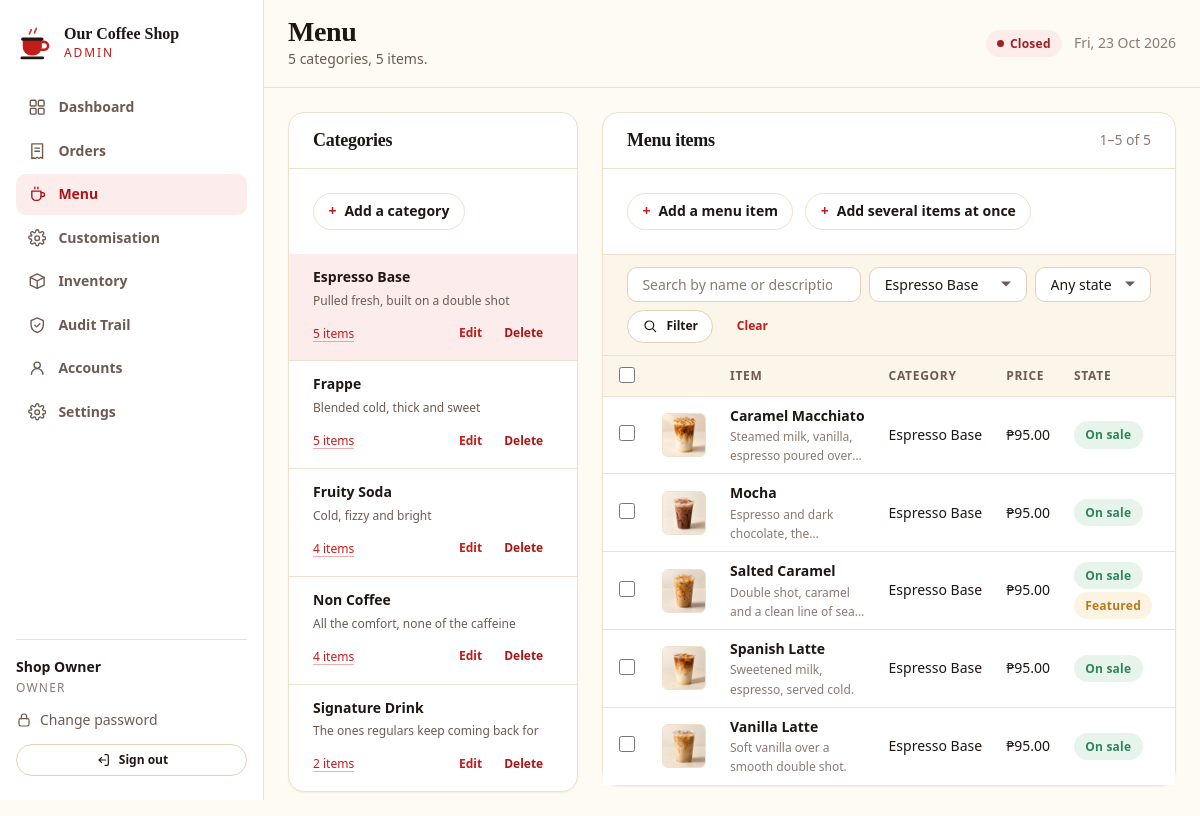
The app's page /admin-site/menu.php?category=1 (signed in) with its own data.
### tables this page shows
CREATE TABLE `categories` (
  `id`          INT UNSIGNED NOT NULL AUTO_INCREMENT,
  `name`        VARCHAR(80)  NOT NULL,
  `slug`        VARCHAR(80)  NOT NULL,
  `description` VARCHAR(255) NULL,
  `sort_order`  SMALLINT     NOT NULL DEFAULT 0,
  `is_active`   TINYINT(1)   NOT NULL DEFAULT 1,
  `created_at`  TIMESTAMP    NOT NULL DEFAULT CURRENT_TIMESTAMP,
  PRIMARY KEY (`id`),
  UNIQUE KEY `uq_category_slug` (`slug`),
  KEY `idx_category_sort` (`sort_order`)
);

CREATE TABLE `products` (
  `id`            INT UNSIGNED NOT NULL AUTO_INCREMENT,
  `category_id`   INT UNSIGNED NOT NULL,
  `name`          VARCHAR(120) NOT NULL,
  `slug`          VARCHAR(140) NOT NULL,
  `description`   VARCHAR(400) NULL,
  `price`         DECIMAL(10,2) NOT NULL,
  `image_path`    VARCHAR(255) NULL,
  `is_available`  TINYINT(1)   NOT NULL DEFAULT 1,
  `is_featured`   TINYINT(1)   NOT NULL DEFAULT 0,
  `sort_order`    SMALLINT     NOT NULL DEFAULT 0,
  `created_at`    TIMESTAMP    NOT NULL DEFAULT CURRENT_TIMESTAMP,
  `updated_at`    TIMESTAMP    NOT NULL DEFAULT CURRENT_TIMESTAMP ON UPDATE CURRENT_TIMESTAMP,
  PRIMARY KEY (`id`),
  UNIQUE KEY `uq_product_slug` (`slug`),
  KEY `idx_product_category` (`category_id`),
  KEY `idx_product_available` (`is_available`),
  CONSTRAINT `fk_product_category` FOREIGN KEY (`category_id`)
    REFERENCES `categories` (`id`) ON DELETE CASCADE ON UPDATE CASCADE
);

### shared/db.php (called while the page is built, shortened)
<?php
function db(): PDO
{
    static $pdo = null;
    if ($pdo instanceof PDO) {
        return $pdo;
    }
    $dsn = sprintf(
        'mysql:host=%s;port=%d;dbname=%s;charset=%s',
        DB_HOST,
        DB_PORT,
        DB_NAME,
        DB_CHARSET
    );
    try {
        $pdo = new PDO($dsn, DB_USER, DB_PASS, [
            PDO::ATTR_ERRMODE            => PDO::ERRMODE_EXCEPTION,
            PDO::ATTR_DEFAULT_FETCH_MODE => PDO::FETCH_ASSOC,
            PDO::ATTR_EMULATE_PREPARES   => false,
            PDO::ATTR_STRINGIFY_FETCHES  => false,
        ]);
        $offset = (new DateTime('now', new DateTimeZone(date_default_timezone_get())))->format('P');
        $pdo->exec("SET time_zone = '" . $offset . "'");
    } catch (PDOException $e) {
        error_log('Database connection failed: ' . $e->getMessage());
        if (APP_DEBUG) {
            throw $e;
        }
        http_response_code(503);
        exit('The system is temporarily unavailable. Please try again in a moment.');
    }
    return $pdo;
}
function db_query(string $sql, array $params = []): PDOStatement
{
    $stmt = db()->prepare($sql);
    $stmt->execute($params);
    return $stmt;
}
function db_all(string $sql, array $params = []): array
{
    return db_query($sql, $params)->fetchAll();
}
function db_value(string $sql, array $params = []): mixed
{
    $value = db_query($sql, $params)->fetchColumn();
    return $value === false ? null : $value;
}

### shared/helpers.php (called while the page is built, shortened)
<?php
function e(?string $value): string
{
    return htmlspecialchars($value ?? '', ENT_QUOTES | ENT_SUBSTITUTE, 'UTF-8');
}
function peso(float|string|int $amount): string
{
    return '₱' . number_format((float) $amount, 2);
}
function get_int(string $key, int $default = 0): int
{
    $value = filter_input(INPUT_GET, $key, FILTER_VALIDATE_INT);
    return is_int($value) ? $value : $default;
}
function get_string(string $key, string $default = ''): string
{
    $value = $_GET[$key] ?? $default;
    return is_string($value) ? trim($value) : $default;
}

### admin-site/menu.php (the view, shortened to what this page needs)
<?php
require_once __DIR__ . '/partials/layout.php';
$categories = db_all(
    'SELECT c.*, (SELECT COUNT(*) FROM products p WHERE p.category_id = c.id) AS product_count
     FROM categories c ORDER BY c.name ASC'
);
$categoryFilter = get_int('category');
$search         = get_string('q');
$stateFilter    = get_string('state');
$productParams = [];
$conditions    = [];
if ($categoryFilter > 0) {
    $conditions[]    = 'p.category_id = ?';
    $productParams[] = $categoryFilter;
}
$productWhere = $conditions === [] ? '' : ' WHERE ' . implode(' AND ', $conditions);
$totalProducts = (int) db_value(
    'SELECT COUNT(*) FROM products p JOIN categories c ON c.id = p.category_id' . $productWhere,
    $productParams
);
$totalPages = max(1, (int) ceil($totalProducts / PER_PAGE));
$page       = max(1, min($totalPages, get_int('page', 1)));
$offset     = ($page - 1) * PER_PAGE;
$products = db_all(
    'SELECT p.*, c.name AS category_name
     FROM products p
     JOIN categories c ON c.id = p.category_id' . $productWhere . '
     ORDER BY c.name ASC, p.name ASC
     LIMIT ' . PER_PAGE . ' OFFSET ' . $offset,
    $productParams
);
$filterQuery = array_filter([
    'category' => $categoryFilter > 0 ? $categoryFilter : null,
    'q'        => $search !== '' ? $search : null,
    'state'    => $stateFilter !== '' ? $stateFilter : null,
]);
$hasFilters = $filterQuery !== [];
$editUrl = static function (string $key, int $id) use ($filterQuery): string {
    return admin_url('menu.php') . '?' . http_build_query($filterQuery + [$key => $id]);
};
$editCategory = null;
$editProduct = null;
?>
<div class="menu-grid" id="menu-live" data-live-region>
  <section class="card">
    <div class="card-header"><h2>Categories</h2></div>
    <div class="card-body" id="category-form">
      <details class="form-fold"<?= $editCategory ? ' open' : '' ?>
               <?= $editCategory ? 'data-edit-modal="Edit category"' : '' ?>>
        <summary><?= $editCategory ? 'Edit category' : 'Add a category' ?></summary>
      </details>
    </div>
    <?php if ($categories === []): ?>
      <div class="empty">
        <?= admin_icon('icon-box', 'empty-icon') ?>
        <h3>No categories yet</h3>
        <p class="mb-0">Add one below before adding drinks.</p>
      </div>
    <?php else: ?>
      <ul class="cat-list">
        <?php foreach ($categories as $category): ?>
          <li class="cat-item<?= (int) $category['id'] === $categoryFilter ? ' is-filtered' : '' ?>">
            <div class="cat-top">
              <span class="cat-name"><?= e((string) $category['name']) ?></span>
            </div>
            <?php if (!empty($category['description'])): ?>
              <p class="cat-desc"><?= e((string) $category['description']) ?></p>
            <?php endif; ?>
            <div class="cat-foot">
              <span class="cat-meta">
                <a href="<?= e(admin_url('menu.php')) ?>?category=<?= (int) $category['id'] ?>">
                  <?= (int) $category['product_count'] ?> item<?= (int) $category['product_count'] === 1 ? '' : 's' ?>
                </a>
              </span>
              <span class="cat-actions">
                <a class="btn btn-sm btn-ghost"
                   href="<?= e($editUrl('edit_category', (int) $category['id'])) ?>#category-form"
                   data-edit-dialog="Edit category" data-edit-from="#category-form">Edit</a>
                <form method="post" action="<?= e(admin_url('menu.php')) ?>" class="inline-form" data-no-guard
                        data-live-form="#menu-live">
                  <button type="submit" class="btn btn-sm btn-ghost btn-danger-text"
                          data-confirm="Remove the category &quot;<?= e((string) $category['name']) ?>&quot;?">
                    Delete
                  </button>
                </form>
              </span>
            </div>
          </li>
        <?php endforeach; ?>
      </ul>
    <?php endif; ?>
  </section>
  <section class="card">
    <div class="card-header">
      <h2>Menu items</h2>
      <span class="small subtle">
        <?php if ($totalProducts === 0): ?>
          none
        <?php else: ?>
          <?= $offset + 1 ?>&ndash;<?= min($offset + PER_PAGE, $totalProducts) ?> of <?= $totalProducts ?>
        <?php endif; ?>
      </span>
    </div>
    <div class="card-body menu-actions" id="product-form">
      <details class="form-fold"<?= $editProduct ? ' open' : '' ?>
               <?= $editProduct ? 'data-edit-modal="Edit menu item"' : '' ?>>
        <summary><?= $editProduct ? 'Edit menu item' : 'Add a menu item' ?></summary>
      </details>
      <?php if ($categories !== []): ?>
      <details class="form-fold">
        <summary>Add several items at once</summary>
      </details>
      <?php endif; ?>
    </div>
    <form class="filter-bar" method="get" action="<?= e(admin_url('menu.php')) ?>" data-no-guard>
      <div class="filter-field filter-grow">
        <input class="input" type="search" id="filter_q" name="q" value="<?= e($search) ?>" autocomplete="off"
               placeholder="Search by name or description">
      </div>
      <div class="filter-field">
        <select class="select" id="filter_category" name="category">
          <?php foreach ($categories as $category): ?>
            <option value="<?= (int) $category['id'] ?>"
                    <?= $categoryFilter === (int) $category['id'] ? 'selected' : '' ?>>
              <?= e((string) $category['name']) ?>
            </option>
          <?php endforeach; ?>
        </select>
      </div>
      <div class="filter-field">
        <select class="select" id="filter_state" name="state">
          <option value="">Any state</option>
        </select>
      </div>
      <button type="submit" class="btn btn-sm btn-secondary">
        <?= admin_icon('icon-search', 'icon-sm') ?> Filter
      </button>
      <?php if ($hasFilters): ?>
        <a class="btn btn-sm btn-ghost" href="<?= e(admin_url('menu.php')) ?>">Clear</a>
      <?php endif; ?>
    </form>
    <?php if ($products === []): ?>
      <div class="empty">
        <?= admin_icon('icon-cup', 'empty-icon') ?>
        <?php if ($hasFilters): ?>
          <h3>Nothing matches those filters</h3>
          <p class="mb-0">
            <a href="<?= e(admin_url('menu.php')) ?>">Clear them</a> to see the whole menu.
          </p>
        <?php else: ?>
          <h3>No items here</h3>
          <p class="mb-0">Add one with the form below.</p>
        <?php endif; ?>
      </div>
    <?php else: ?>
      <div class="table-wrap table-flush">
        <table class="table table-compact" data-batch-table>
          <thead>
            <tr>
              <th scope="col" class="tick-col">
                <input type="checkbox" data-batch-all aria-label="Select every item">
              </th>
              <th scope="col" class="pic-col"><span class="visually-hidden">Picture</span></th>
              <th scope="col">Item</th>
              <th scope="col">Category</th>
              <th scope="col">Price</th>
              <th scope="col">State</th>
              <th scope="col"><span class="visually-hidden">Actions</span></th>
            </tr>
          </thead>
          <tbody>
            <?php foreach ($products as $product): ?>
              <tr<?= (int) $product['is_available'] === 1 ? '' : ' class="is-hidden"' ?>>
                <td class="tick-col">
                  <input type="checkbox" name="product_ids[]" value="<?= (int) $product['id'] ?>"
                         data-batch-item form="batch-delete-form"
                         aria-label="Select <?= e((string) $product['name']) ?>">
                </td>
                <td class="pic-col">
                  <?php if (!empty($product['image_path'])): ?>
                    <img class="menu-thumb"
                         src="<?= e(admin_picture((string) $product['image_path'])) ?>"
                         alt="" width="44" height="44" loading="lazy">
                  <?php else: ?>
                    <span class="menu-thumb menu-thumb-empty" aria-hidden="true">
                      <?= admin_icon('icon-cup', 'icon-sm') ?>
                    </span>
                  <?php endif; ?>
                </td>
                <td>
                  <span class="bold"><?= e((string) $product['name']) ?></span>
                  <?php if (!empty($product['description'])): ?>
                    <br><span class="subtle tiny menu-item-desc"><?= e((string) $product['description']) ?></span>
                  <?php endif; ?>
                </td>
                <td class="small nowrap"><?= e((string) $product['category_name']) ?></td>
                <td class="tabular nowrap"><?= peso($product['price']) ?></td>
                <td class="nowrap">
                  <span class="badge <?= (int) $product['is_available'] === 1 ? 'badge-ready' : 'badge-cancelled' ?>">
                    <?= (int) $product['is_available'] === 1 ? 'On sale' : 'Hidden' ?>
                  </span>
                  <?php if ((int) $product['is_featured'] === 1): ?>
                    <span class="badge badge-pending">Featured</span>
                  <?php endif; ?>
                </td>
                <td class="right nowrap">
                </td>
              </tr>
            <?php endforeach; ?>
          </tbody>
        </table>
      </div>
    <?php endif; ?>
  </section>
</div>

### assets/css/tokens.css (style rules this page uses)
:root { --cream-50: #FEFBF5; --cream-100: #FBF5EA; --cream-200: #F6EDDF; --cream-300: #EFE1CD; --cream-400: #E3D0B6; --red-500: #D42F2F; --red-600: #C41B1B; --red-700: #A81618; --red-800: #8E1416; --red-050: #FDECEC; --ink-900: #201713; --ink-800: #33241D; --ink-700: #4A3529; --ink-500: #6E5B50; --ink-400: #8C7A6E; --ink-300: #B3A396; --status-pending: #B7791F; --status-preparing: #C05621; --status-ready: #2F855A; --status-delivery: #2B6CB0; --status-completed: #4A5568; --status-cancelled: #A02020; --success-bg: #EAF6EF; --success-fg: #216B45; --warning-bg: #FDF3E2; --warning-fg: #8A5A12; --danger-bg: #FDECEC; --danger-fg: #9B1C1C; --info-bg: #EAF1FA; --info-fg: #1F4E85; --bg-page: var(--cream-50); --bg-surface: #FFFFFF; --bg-sunken: var(--cream-100); --bg-accent: var(--cream-200); --border: var(--cream-300); --border-strong:var(--cream-400); --text-primary: var(--ink-900); --text-secondary: var(--ink-500); --text-muted: var(--ink-400); --text-on-accent: #FFFFFF; --accent: var(--red-600); --accent-hover: var(--red-700); --accent-soft: var(--red-050); --font-display: Georgia, 'Iowan Old Style', 'Palatino Linotype', 'Times New Roman', serif; --font-body: system-ui, -apple-system, 'Segoe UI', Roboto, 'Helvetica Neue', Arial, sans-serif; --font-mono: ui-monospace, 'Cascadia Mono', Consolas, 'Courier New', monospace; --text-xs: 0.75rem; --text-sm: 0.875rem; --text-base: 1rem; --text-lg: 1.125rem; --text-xl: 1.375rem; --text-2xl: 1.75rem; --text-3xl: 2.25rem; --text-4xl: 3rem; --text-5xl: 3.75rem; --leading-tight: 1.15; --leading-snug: 1.35; --leading-normal:1.6; --space-1: 0.25rem; --space-2: 0.5rem; --space-3: 0.75rem; --space-4: 1rem; --space-5: 1.5rem; --space-6: 2rem; --space-7: 2.5rem; --space-8: 3rem; --space-10: 4rem; --space-12: 6rem; --radius-sm: 6px; --radius: 10px; --radius-lg: 16px; --radius-xl: 24px; --radius-pill: 999px; --shadow-sm: 0 1px 2px rgba(32, 23, 19, 0.06); --shadow: 0 2px 8px rgba(32, 23, 19, 0.07); --shadow-md: 0 6px 20px rgba(32, 23, 19, 0.09); --shadow-lg: 0 16px 40px rgba(32, 23, 19, 0.13); --ring: 0 0 0 3px rgba(196, 27, 27, 0.28); --container: 1180px; --container-narrow: 760px; --header-height: 76px; --transition: 160ms ease; }

### assets/css/base.css (style rules this page uses)
*, *::before, *::after { box-sizing: border-box; }
html { -webkit-text-size-adjust: 100%; scroll-behavior: smooth; }
body { margin: 0; background: var(--bg-page); color: var(--text-primary); font-family: var(--font-body); font-size: var(--text-base); line-height: var(--leading-normal); -webkit-font-smoothing: antialiased; text-rendering: optimizeLegibility; }
h1, h2, h3, h4, h5, h6 { margin: 0 0 var(--space-3); font-family: var(--font-display); font-weight: 700; line-height: var(--leading-tight); letter-spacing: -0.015em; color: var(--text-primary); }
h2 { font-size: var(--text-3xl); }
p { margin: 0 0 var(--space-4); }
a { color: var(--accent); text-decoration-color: color-mix(in srgb, var(--accent) 35%, transparent); text-underline-offset: 3px; }
img, svg, video { max-width: 100%; height: auto; display: block; }
ul, ol { margin: 0 0 var(--space-4); padding-left: 1.25rem; }
.subtle { color: var(--text-muted); }
.small { font-size: var(--text-sm); }
.tiny { font-size: var(--text-xs); }
.bold { font-weight: 700; }
.nowrap { white-space: nowrap; }
.right { text-align: right; }
.tabular { font-variant-numeric: tabular-nums; }

### records on screen
categories: name "Espresso Base", description "Pulled fresh, built on a double shot", product_count "5"
categories: name "Frappe", description "Blended cold, thick and sweet", product_count "5"
categories: name "Fruity Soda", description "Cold, fizzy and bright", product_count "4"
categories: name "Non Coffee", description "All the comfort, none of the caffeine", product_count "4"
categories: name "Signature Drink", description "The ones regulars keep coming back for", product_count "2"
products: image_path (picture), name "Caramel Macchiato", description "Steamed milk, vanilla, espresso poured…", category.name "Espresso Base", price "₱95.00", is_available "On sale"
products: image_path (picture), name "Mocha", description "Espresso and dark chocolate,…", category.name "Espresso Base", price "₱95.00", is_available "On sale"
products: image_path (picture), name "Salted Caramel", description "Double shot, caramel and a clean line of…", category.name "Espresso Base", price "₱95.00", is_available "On sale", is_featured "Featured"
products: image_path (picture), name "Spanish Latte", description "Sweetened milk, espresso, served cold.", category.name "Espresso Base", price "₱95.00", is_available "On sale"
products: image_path (picture), name "Vanilla Latte", description "Soft vanilla over a smooth double shot.", category.name "Espresso Base", price "₱95.00", is_available "On sale"

### other values on screen
setting('shop_name', APP_NAME) "Our Coffee Shop"
$item['label'] "Dashboard"
$item['label'] "Orders"
$item['label'] "Menu"
$item['label'] "Customisation"
$item['label'] "Inventory"
$item['label'] "Audit Trail"
$item['label'] "Accounts"
$item['label'] "Settings"
$name "Shop Owner"
$heading "Menu"
$subtitle "5 categories, 5 items."
$offset + 1 "1"
min($offset + PER_PAGE, $totalProducts) "5"
$totalProducts "5"
